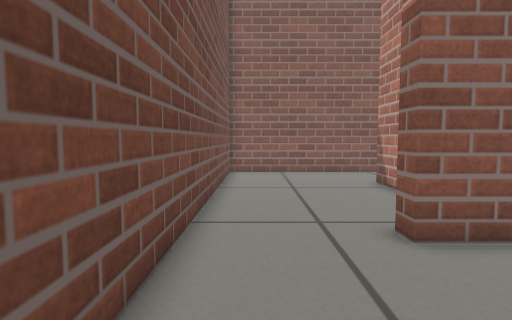
[1] (above)

16 first-person views from a walk through a Gazebo world. The camera is 0.39 m above the floor, tilts 4° down and sees 80° across. The floor is counted in squares, 0.2 m on a side. Each view is taken from the middle of a square. On the plan, view 1 faces up. The plan holds only what a view shows up to about 17 squares ahead; the rest is blank.

[2]
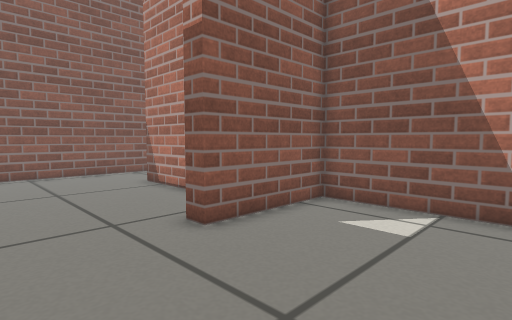

[3]
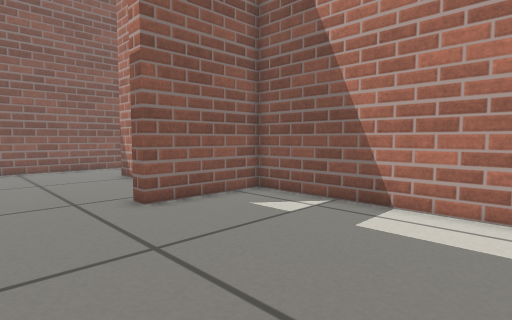

[4]
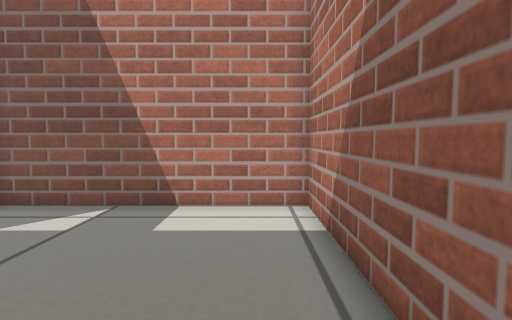

[5]
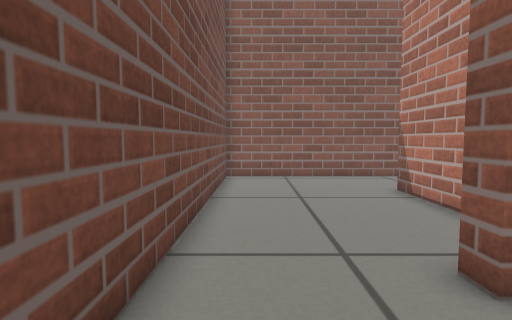

[6]
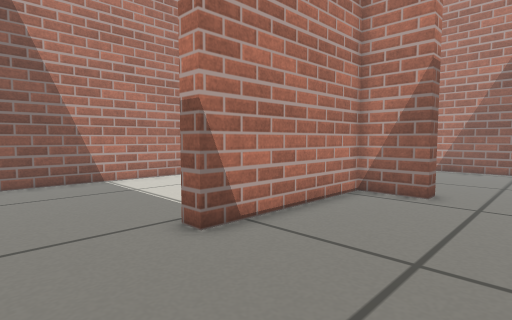

[7]
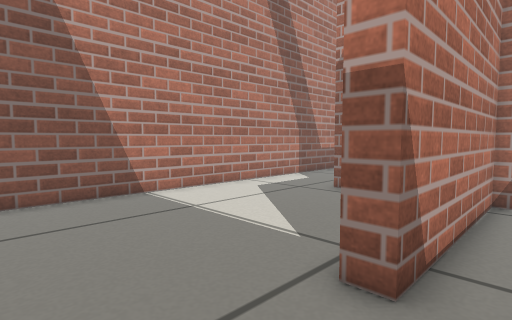

[8]
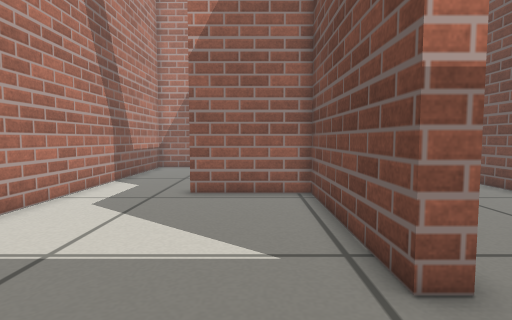

[9]
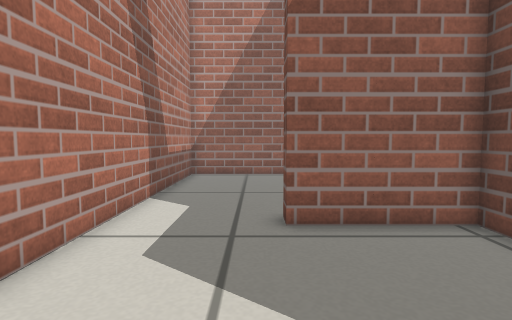

[10]
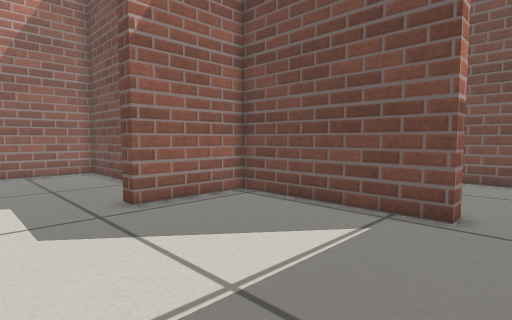

[11]
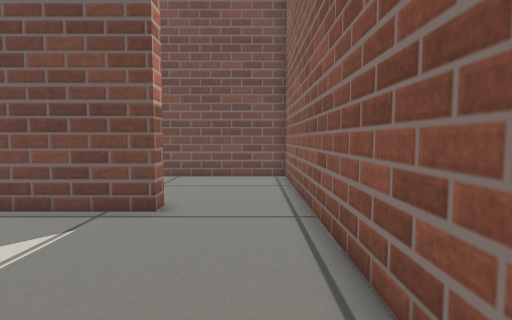

[12]
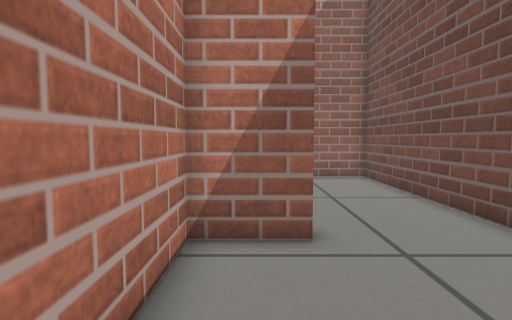

[13]
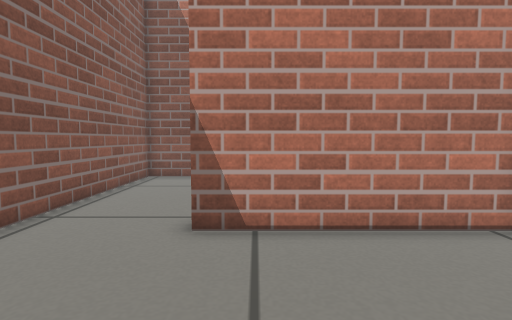

[14]
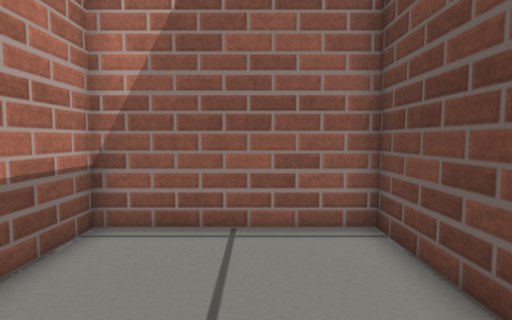

[15]
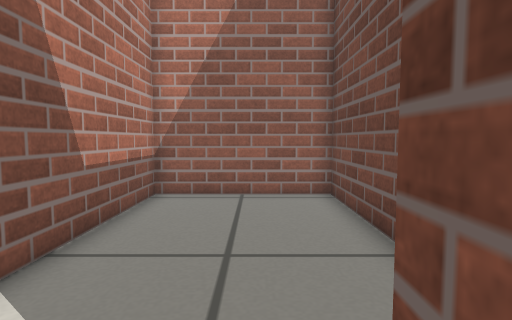

[16]
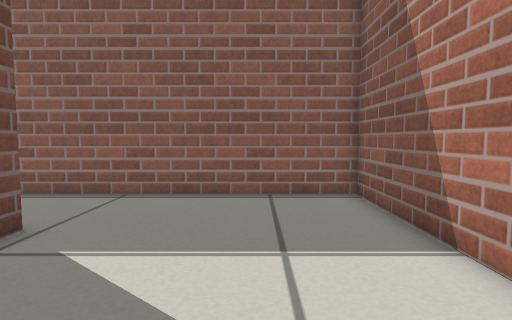

### Floor plan
Ten units are one square. View 1 is at (0, 0); x grows to the right and y downward. Boxes are objects, and circles mark ways between rooms. Rooms are numbered by the first view taken in them; rooms with no view inside come last. Other rooms are left out.
<svg viewBox="-20 -180 170 220">
<path fill="none" stroke="#000" d="M-15 -60 -15 35 77 35 77 -55 29 -55M29 -63 53 -63 53 -133 60 -133M65 -175 -15 -175 -15 -60M60 -133 60 -63 103 -63M145 -60 145 -175 65 -175M84 -15 84 35 145 35 145 -60"/>
<circle cx="10" cy="-60" r="3" fill="#2a7"/>
<circle cx="55" cy="-155" r="3" fill="#2a7"/>
<circle cx="125" cy="-60" r="3" fill="#2a7"/>
<text x="30" y="-10">1</text>
<text x="20" y="-120">2</text>
<text x="100" y="-120">3</text>
<text x="110" y="-10">4</text>
</svg>
Room 1 opens to room 2. Room 2 opens to room 3. Room 3 opens to room 4.

Where each view was taken, in squares from view 1:
view 1: 0 up, 0 right, facing up
view 2: 0 up, 1 left, facing up-right
view 3: 3 down, 1 left, facing up-right
view 4: 2 down, 1 left, facing right
view 5: 2 up, 0 right, facing up
view 6: 17 up, 0 right, facing down-right
view 7: 17 up, 4 right, facing down-right
view 8: 17 up, 8 right, facing down
view 9: 13 up, 11 right, facing down
view 10: 15 up, 14 right, facing down-left
view 11: 16 up, 14 right, facing left
view 12: 12 up, 4 right, facing down
view 13: 12 up, 1 left, facing right
view 14: 3 up, 11 right, facing down
view 15: 7 up, 11 right, facing down
view 16: 7 up, 11 right, facing up
